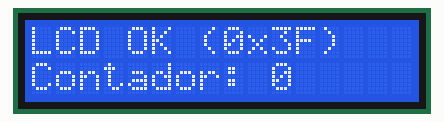
The sketch below on a simulated Arduino Uno, built with avr-gcc and run on an emulated ATmega328P. On the bench: 16×2 character LCD.

Above: at 0.1 s.
At 4.8 s:
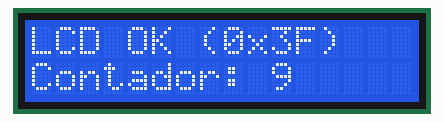
At 9.9 s:
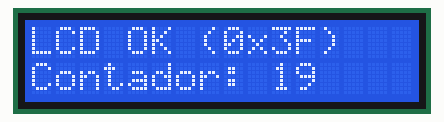
At 19.7 s:
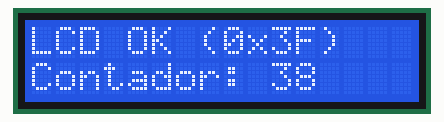
At 29.5 s:
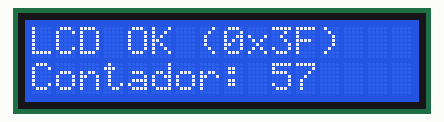
At 39.2 s:
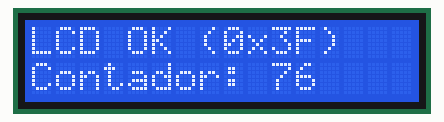

Measured:
- what the display in image 1 shows lasts 0.5 s, from 4.7 s to 5.2 s

The sketch:

Pantalla.ino
```cpp
#include <Wire.h>
#include <LiquidCrystal_I2C.h>
LiquidCrystal_I2C lcd(0x3F, 16, 2);

void setup() {
  lcd.init();
  lcd.backlight();
  lcd.setCursor(0,0);
  lcd.print("LCD OK (0x3F)");
}

void loop() {
  static int n = 0;
  lcd.setCursor(0,1);
  lcd.print("Contador: ");
  lcd.print(n++);
  lcd.print("   ");
  delay(500);
}
```
